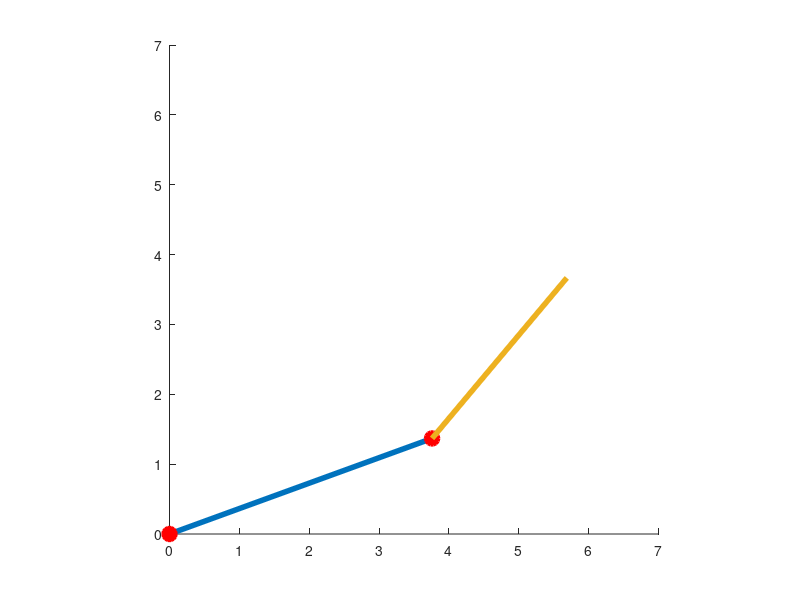

Recreate this plot in MATLAB. (Note: this script raises an error after producing the figure.)
l1 = 4;
l2 = 3;

th1 = 20;
th2 = 30;

x0 = 0;
y0 = 0;

x1 = l1*cosd(th1);
y1 = l1*sind(th1);

x2 = x1 + l2*cosd(th2+th1);
y2 = y1 + l2*sind(th2+th1);

X1 = [x0,x1];
Y1 = [y0,y1];

X2 = [x1,x2]; 
Y2 = [y1,y2];
p1 = line(X1,Y1,'LineWidth',4);
hold on
plot(0,0,'o','LineWidth',2,'MarkerFaceColor','r','MarkerSize',10,'MarkerEdgeColor','r')
ph = plot(x1,y1,'o','LineWidth',2,'MarkerFaceColor','r','MarkerSize',10,'MarkerEdgeColor','r')
p2 = line(X2,Y2,'LineWidth',4);
xlim([0,7])
ylim([0,7])
axis equal
% p1 = plot([x0 x1],[y0,y1])
% hold on
% p2 = plot([x1,x2],[y1,y2])
% hold off

xp = [];
yp = [];
pause();
i = 1; 
for t = 0:0.1:2*pi
    
    x = 3 + 1*cos(t);
    y = 5 + 1*sin(t);
    
    xp(i) = x;
    yp(i) = y;
    i = i + 1;
    Costh2 = (x^2 + y^2 - l1^2 - l2^2)/(2*l1*l2);
    Sinth2 = sqrt(1-Costh2^1);
    th2 = atan2(Sinth2,Costh2);

    k1 = l1 + l2*cos(th2);
    k2 = l2*sin(th2);

    th1 = atan2(y,x)-atan2(k2,k1);

    x0 = 0;
    y0 = 0;

    x1 = l1*cos(th1);
    y1 = l1*sin(th1);

    x2 = x1 + l2*cos(th2+th1);
    y2 = y1 + l2*sin(th2+th1);

    x1 = l1*cos(th1);
    y1 = l1*sin(th1);

    x2 = x1 + l2*cos(th2+th1);
    y2 = y1 + l2*sin(th2+th1);

    X1 = [x0,x1];
    Y1 = [y0,y1];

    X2 = [x1,x2];
    Y2 = [y1,y2];

    set(p1,'X',X1,'Y',Y1)
    set(p2,'X',X2,'Y',Y2)
    ph.XData = x1;
    ph.YData = y1;
    drawnow
    pause(0.1);
    plot(xp,yp,'r','LineStyle','--')
    
end

% p1 = plot([x0 x1],[y0,y1],'LineWidth',2)
% hold on
% p2 = plot([x1,x2],[y1,y2],'LineWidth',2)
